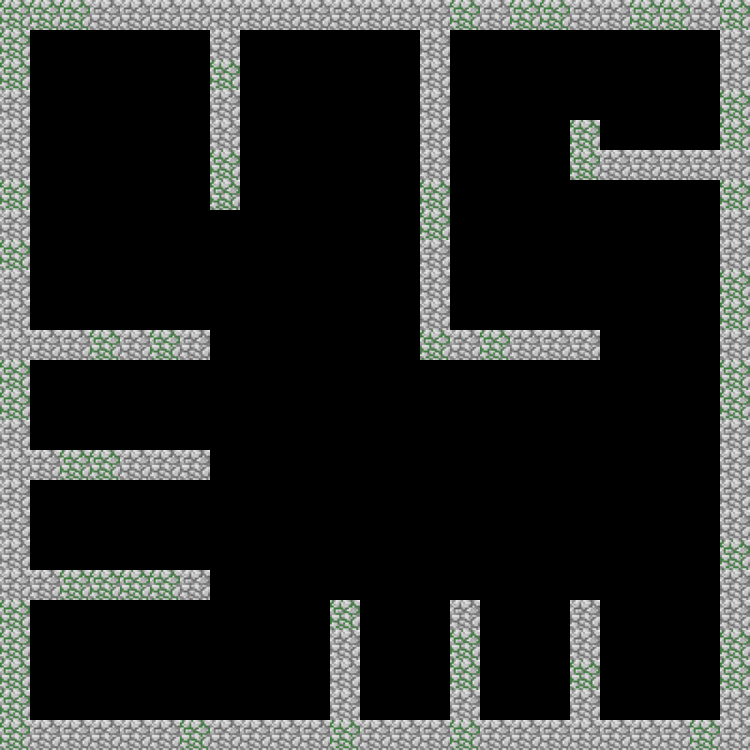

Below is a game level as drawn by its tile map, then a one-line description and the .tmx file that defines it, in full:
An orthogonal 25x25 tile map with 30x30 px tiles, 2 tile layers (Default Walls, level3), 3 hidden layers not drawn.

<map version="1.10" tiledversion="1.10.2" orientation="orthogonal" renderorder="right-down" width="25" height="25" tilewidth="30" tileheight="30" infinite="0" nextlayerid="6" nextobjectid="1">
 <editorsettings>
  <export target="level2.tmx" format="tmx" />
 </editorsettings>
 <tileset firstgid="1" source="./Tileset.tsx" />
 <layer id="1" name="Ground" width="25" height="25" visible="0">
  <data encoding="csv">
2,2,6,2,2,6,2,2,2,6,2,2,2,2,2,2,2,2,6,6,2,6,6,6,2,
2,2,2,2,2,2,2,2,2,2,2,2,2,2,2,2,2,2,2,2,2,2,2,2,2,
2,6,6,6,2,2,2,6,6,2,2,2,6,2,2,6,2,2,6,6,2,2,6,6,2,
2,6,2,2,2,2,6,2,6,2,6,6,2,2,6,2,2,2,2,6,6,2,2,2,2,
2,6,6,2,6,6,6,6,2,2,2,6,2,6,2,2,2,2,6,2,2,2,2,2,2,
2,2,2,2,2,6,6,6,6,6,6,2,6,2,2,2,2,2,2,2,2,2,2,2,2,
6,6,2,6,2,2,2,2,2,2,2,6,6,2,2,2,2,2,2,2,6,2,6,2,2,
2,2,2,2,6,2,2,6,6,6,6,2,2,2,6,6,2,6,6,2,2,6,2,2,6,
6,2,2,2,2,6,2,2,6,6,2,2,2,2,6,2,2,6,6,6,2,2,2,6,2,
2,2,2,2,2,6,2,2,2,2,2,6,2,6,2,6,2,2,2,2,2,2,2,2,2,
2,6,2,2,2,2,2,2,6,2,2,2,2,2,2,2,2,6,2,2,6,2,2,2,2,
2,2,2,2,2,6,6,2,6,2,2,2,2,2,2,2,2,2,6,2,6,2,6,6,2,
6,2,2,6,2,2,2,2,6,2,2,6,2,6,6,6,2,2,2,6,6,2,6,2,2,
2,2,2,2,2,2,6,6,2,6,2,6,2,2,6,2,2,2,6,6,2,2,2,6,6,
2,2,6,2,2,2,2,2,2,2,2,2,2,6,2,6,6,2,6,6,2,2,2,2,2,
2,2,2,2,2,2,6,2,2,6,2,2,2,2,2,2,2,2,6,2,2,2,2,6,2,
2,2,2,2,2,2,2,2,6,2,2,2,2,2,6,2,6,2,2,6,2,6,6,2,2,
2,2,2,2,2,2,2,6,6,2,2,6,2,2,2,6,2,6,2,2,2,6,2,6,6,
6,2,6,2,6,2,6,6,6,2,2,6,2,2,2,2,6,6,2,6,2,2,2,2,6,
2,6,2,2,6,2,6,2,2,6,6,6,6,2,6,2,2,2,2,6,6,2,2,2,2,
2,2,2,2,6,2,2,2,6,2,6,2,6,6,2,2,6,2,2,2,2,2,2,2,2,
2,2,2,2,6,2,2,2,6,2,2,6,2,2,6,2,2,2,2,2,2,2,2,2,6,
2,2,2,2,6,2,2,2,2,6,2,2,2,2,2,2,2,2,6,2,2,6,2,2,6,
2,2,6,2,2,6,6,6,2,2,2,2,2,6,6,2,2,6,2,2,2,2,2,2,6,
6,2,2,2,2,6,6,6,2,2,2,2,2,2,2,2,2,2,6,2,2,2,2,6,2
</data>
 </layer>
 <layer id="2" name="Default Walls" width="25" height="25">
  <data encoding="csv">
4,4,4,5,5,5,5,5,5,5,5,5,5,5,5,4,5,4,4,5,5,4,4,5,4,
4,0,0,0,0,0,0,0,0,0,0,0,0,0,0,0,0,0,0,0,0,0,0,0,5,
4,0,0,0,0,0,0,0,0,0,0,0,0,0,0,0,0,0,0,0,0,0,0,0,5,
5,0,0,0,0,0,0,0,0,0,0,0,0,0,0,0,0,0,0,0,0,0,0,0,4,
5,0,0,0,0,0,0,0,0,0,0,0,0,0,0,0,0,0,0,0,0,0,0,0,4,
5,0,0,0,0,0,0,0,0,0,0,0,0,0,0,0,0,0,0,0,0,0,0,0,5,
4,0,0,0,0,0,0,0,0,0,0,0,0,0,0,0,0,0,0,0,0,0,0,0,4,
5,0,0,0,0,0,0,0,0,0,0,0,0,0,0,0,0,0,0,0,0,0,0,0,5,
4,0,0,0,0,0,0,0,0,0,0,0,0,0,0,0,0,0,0,0,0,0,0,0,5,
5,0,0,0,0,0,0,0,0,0,0,0,0,0,0,0,0,0,0,0,0,0,0,0,4,
5,0,0,0,0,0,0,0,0,0,0,0,0,0,0,0,0,0,0,0,0,0,0,0,4,
5,0,0,0,0,0,0,0,0,0,0,0,0,0,0,0,0,0,0,0,0,0,0,0,5,
4,0,0,0,0,0,0,0,0,0,0,0,0,0,0,0,0,0,0,0,0,0,0,0,4,
4,0,0,0,0,0,0,0,0,0,0,0,0,0,0,0,0,0,0,0,0,0,0,0,4,
5,0,0,0,0,0,0,0,0,0,0,0,0,0,0,0,0,0,0,0,0,0,0,0,5,
5,0,0,0,0,0,0,0,0,0,0,0,0,0,0,0,0,0,0,0,0,0,0,0,5,
5,0,0,0,0,0,0,0,0,0,0,0,0,0,0,0,0,0,0,0,0,0,0,0,5,
5,0,0,0,0,0,0,0,0,0,0,0,0,0,0,0,0,0,0,0,0,0,0,0,5,
5,0,0,0,0,0,0,0,0,0,0,0,0,0,0,0,0,0,0,0,0,0,0,0,4,
5,0,0,0,0,0,0,0,0,0,0,0,0,0,0,0,0,0,0,0,0,0,0,0,5,
4,0,0,0,0,0,0,0,0,0,0,0,0,0,0,0,0,0,0,0,0,0,0,0,5,
4,0,0,0,0,0,0,0,0,0,0,0,0,0,0,0,0,0,0,0,0,0,0,0,4,
4,0,0,0,0,0,0,0,0,0,0,0,0,0,0,0,0,0,0,0,0,0,0,0,4,
4,0,0,0,0,0,0,0,0,0,0,0,0,0,0,0,0,0,0,0,0,0,0,0,5,
4,5,5,5,5,5,4,5,5,5,5,4,5,5,5,4,5,5,5,5,5,5,5,4,5
</data>
 </layer>
 <layer id="3" name="level1" width="25" height="25" visible="0">
  <data encoding="csv">
0,0,0,0,0,0,0,0,0,0,0,0,0,0,0,0,0,0,0,0,0,0,0,0,0,
0,0,0,0,0,0,0,0,5,0,0,0,0,0,0,0,0,0,0,0,0,0,0,0,0,
0,0,0,0,0,0,0,0,5,0,0,0,0,0,0,0,0,0,0,0,0,0,0,0,0,
0,0,0,0,0,0,0,0,5,0,0,0,0,0,0,0,0,0,0,0,0,0,0,0,0,
0,0,0,0,0,0,5,5,0,0,0,0,5,0,0,0,0,0,0,0,0,0,0,0,0,
0,0,0,0,0,0,4,0,0,0,0,0,5,5,5,5,5,5,5,5,5,5,4,5,0,
0,0,0,0,0,0,4,0,0,0,0,0,4,0,0,0,0,0,0,5,0,0,0,0,0,
0,0,0,0,0,0,0,0,0,0,0,0,5,0,0,0,0,0,0,5,0,0,0,0,0,
0,0,0,0,0,0,0,0,0,0,0,0,5,0,0,0,0,0,0,4,0,0,0,0,0,
0,0,0,0,0,0,0,0,0,0,0,0,5,0,0,0,0,0,0,5,0,0,0,0,0,
0,5,4,5,5,4,5,5,5,0,0,0,5,0,0,0,0,0,0,5,0,0,0,0,0,
0,0,0,0,0,0,0,0,0,0,0,0,0,0,0,0,0,0,0,5,0,0,0,0,0,
0,0,0,0,0,0,0,0,0,0,0,0,0,0,0,0,0,0,0,0,0,0,0,0,0,
0,0,0,0,0,0,0,0,0,0,0,0,0,0,0,0,0,0,0,0,0,0,0,0,0,
0,0,0,0,0,0,0,0,5,0,0,0,0,0,0,0,0,0,0,0,0,0,0,0,0,
0,0,0,0,0,0,0,0,5,0,0,0,0,0,0,0,0,0,0,0,0,0,0,0,0,
0,5,5,5,4,5,5,5,5,5,5,4,5,5,5,5,5,5,0,0,0,5,5,5,0,
0,0,0,0,0,0,0,0,0,0,0,0,0,0,0,0,0,5,0,0,0,0,0,0,0,
0,0,0,0,0,0,0,0,0,0,0,0,0,0,0,0,0,5,0,0,0,0,0,0,0,
0,0,0,0,0,0,0,0,0,0,0,0,0,0,0,0,0,0,0,0,0,0,0,0,0,
0,0,0,0,0,5,5,5,5,5,5,4,5,5,0,0,0,0,0,0,0,0,0,0,0,
0,0,0,0,0,0,0,0,0,0,0,0,0,5,0,0,0,0,0,0,0,0,0,0,0,
0,0,0,0,0,0,0,0,0,0,0,0,0,5,0,0,0,0,0,0,0,0,0,0,0,
0,0,0,0,0,0,0,0,0,0,0,0,0,4,0,0,0,0,0,0,0,0,0,0,0,
0,0,0,0,0,0,0,0,0,0,0,0,0,0,0,0,0,0,0,0,0,0,0,0,0
</data>
 </layer>
 <layer id="4" name="level2" width="25" height="25" visible="0">
  <data encoding="csv">
0,0,0,0,0,0,0,0,0,0,0,0,0,0,0,0,0,0,0,0,0,0,0,0,0,
0,0,0,0,0,0,0,0,5,0,0,0,0,0,0,0,0,0,5,0,0,0,0,0,0,
0,0,0,0,0,0,0,0,5,0,0,0,0,0,0,0,0,0,4,0,0,0,0,0,0,
0,0,0,0,0,0,0,0,5,0,0,0,0,0,0,0,0,0,5,0,0,0,0,0,0,
0,0,0,0,0,0,0,0,5,0,0,0,0,4,0,0,0,0,5,0,0,0,0,0,0,
0,0,0,0,0,0,0,0,4,0,0,0,0,5,0,0,0,0,5,0,0,0,0,0,0,
0,0,0,0,0,0,0,0,4,0,0,0,0,5,0,0,0,0,5,0,0,0,0,0,0,
0,0,0,0,0,0,0,0,5,0,0,0,0,4,0,0,0,0,5,0,0,0,0,0,0,
0,0,0,0,0,0,0,0,5,0,0,0,0,5,0,0,0,0,5,0,0,0,0,0,0,
0,0,0,0,0,0,0,0,0,0,0,0,0,5,0,0,0,0,0,0,0,0,0,0,0,
0,0,0,0,0,0,0,0,0,0,0,0,0,5,0,0,0,0,0,0,0,0,0,0,0,
0,0,0,0,0,0,0,0,0,0,0,0,0,5,0,0,0,0,0,0,0,0,0,0,0,
0,5,5,5,4,4,5,4,5,5,5,5,5,5,5,5,5,5,4,4,5,0,0,0,0,
0,0,0,0,0,0,0,0,0,0,0,0,0,0,0,0,0,0,0,0,0,0,0,0,0,
0,0,0,0,0,0,0,0,0,0,0,0,0,0,0,0,0,0,0,0,0,0,0,0,0,
0,0,0,0,0,0,0,0,0,0,0,0,0,0,0,0,0,0,0,0,0,0,0,0,0,
0,0,0,0,5,5,5,4,4,5,5,5,4,5,5,4,5,5,5,4,4,5,5,4,0,
0,0,0,0,0,0,0,0,0,0,0,0,0,0,0,0,0,0,0,0,0,0,0,0,0,
0,0,0,0,0,0,0,0,0,0,0,0,0,0,0,0,0,0,0,0,0,0,0,0,0,
0,0,0,0,0,0,0,0,0,0,0,0,0,0,0,0,0,0,0,0,0,0,0,0,0,
0,5,4,5,5,4,4,5,5,5,5,5,4,5,4,5,5,4,5,5,5,0,0,0,0,
0,0,0,0,0,0,0,0,0,0,0,0,0,0,0,0,0,0,0,0,0,0,0,0,0,
0,0,0,0,0,0,0,0,0,0,0,0,0,0,0,0,0,0,0,0,0,0,0,0,0,
0,0,0,0,0,0,0,0,0,0,0,0,0,0,0,0,0,0,0,0,0,0,0,0,0,
0,0,0,0,0,0,0,0,0,0,0,0,0,0,0,0,0,0,0,0,0,0,0,0,0
</data>
 </layer>
 <layer id="5" name="level3" width="25" height="25">
  <data encoding="csv">
0,0,0,0,0,0,0,0,0,0,0,0,0,0,0,0,0,0,0,0,0,0,0,0,0,
0,0,0,0,0,0,0,5,0,0,0,0,0,0,5,0,0,0,0,0,0,0,0,0,0,
0,0,0,0,0,0,0,4,0,0,0,0,0,0,5,0,0,0,0,0,0,0,0,0,0,
0,0,0,0,0,0,0,5,0,0,0,0,0,0,5,0,0,0,0,0,0,0,0,0,0,
0,0,0,0,0,0,0,5,0,0,0,0,0,0,5,0,0,0,0,4,0,0,0,0,0,
0,0,0,0,0,0,0,4,0,0,0,0,0,0,5,0,0,0,0,4,5,5,5,5,0,
0,0,0,0,0,0,0,4,0,0,0,0,0,0,4,0,0,0,0,0,0,0,0,0,0,
0,0,0,0,0,0,0,0,0,0,0,0,0,0,4,0,0,0,0,0,0,0,0,0,0,
0,0,0,0,0,0,0,0,0,0,0,0,0,0,5,0,0,0,0,0,0,0,0,0,0,
0,0,0,0,0,0,0,0,0,0,0,0,0,0,5,0,0,0,0,0,0,0,0,0,0,
0,0,0,0,0,0,0,0,0,0,0,0,0,0,5,0,0,0,0,0,0,0,0,0,0,
0,5,5,4,5,4,5,0,0,0,0,0,0,0,4,5,4,5,5,5,0,0,0,0,0,
0,0,0,0,0,0,0,0,0,0,0,0,0,0,0,0,0,0,0,0,0,0,0,0,0,
0,0,0,0,0,0,0,0,0,0,0,0,0,0,0,0,0,0,0,0,0,0,0,0,0,
0,0,0,0,0,0,0,0,0,0,0,0,0,0,0,0,0,0,0,0,0,0,0,0,0,
0,5,4,4,5,5,5,0,0,0,0,0,0,0,0,0,0,0,0,0,0,0,0,0,0,
0,0,0,0,0,0,0,0,0,0,0,0,0,0,0,0,0,0,0,0,0,0,0,0,0,
0,0,0,0,0,0,0,0,0,0,0,0,0,0,0,0,0,0,0,0,0,0,0,0,0,
0,0,0,0,0,0,0,0,0,0,0,0,0,0,0,0,0,0,0,0,0,0,0,0,0,
0,5,4,4,4,4,5,0,0,0,0,0,0,0,0,0,0,0,0,0,0,0,0,0,0,
0,0,0,0,0,0,0,0,0,0,0,4,0,0,0,5,0,0,0,5,0,0,0,0,0,
0,0,0,0,0,0,0,0,0,0,0,5,0,0,0,4,0,0,0,5,0,0,0,0,0,
0,0,0,0,0,0,0,0,0,0,0,5,0,0,0,4,0,0,0,4,0,0,0,0,0,
0,0,0,0,0,0,0,0,0,0,0,5,0,0,0,5,0,0,0,5,0,0,0,0,0,
0,0,0,0,0,0,0,0,0,0,0,0,0,0,0,0,0,0,0,0,0,0,0,0,0
</data>
 </layer>
</map>